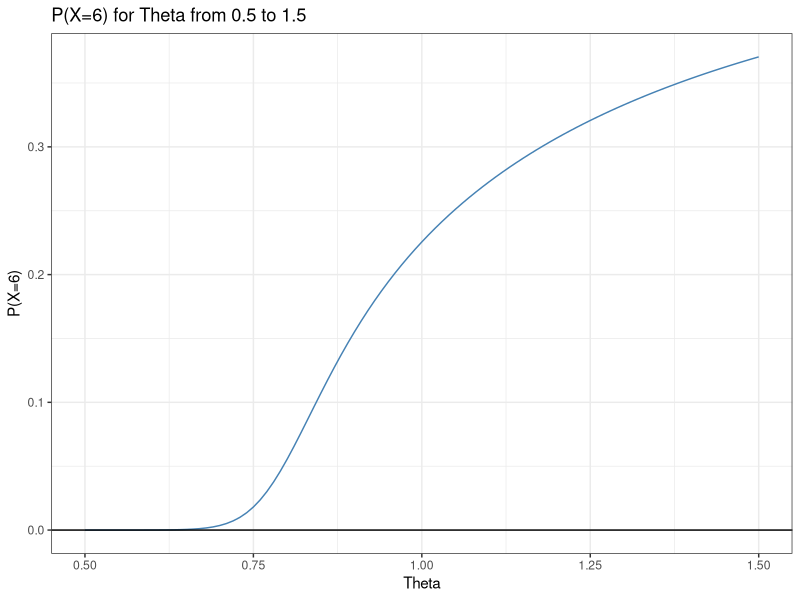
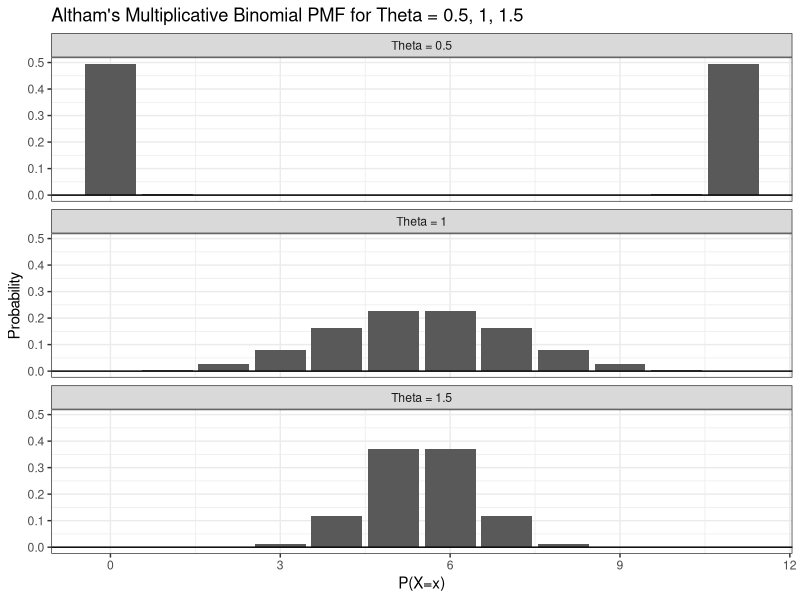

Write R code to recreate these figures, in order.
## ---- chunk 1
#| echo: false

default_chunk_hook  <- knitr::knit_hooks$get("chunk")

latex_font_size <- c("Huge", "huge", "LARGE", "Large", 
                     "large", "normalsize", "small", 
                     "footnotesize", "scriptsize", "tiny")

knitr::knit_hooks$set(chunk = function(x, options) {
  x <- default_chunk_hook(x, options)
  if(options$size %in% latex_font_size) {
    paste0("\n \\", options$size, "\n\n", 
      x, 
      "\n\n \\normalsize"
    )
  } else {
    x
  }
})
## ---- chunk 2
#| label: load-packages
#| include: false
library(tidyverse)
library(patchwork)
## ---- chunk 3
daltbinom <- function(x, size, prob, theta){
  normalizing.constant <- 0
  for(j in 0:size){
    normalizing.constant <- normalizing.constant + 
      choose(size, j) * prob^j * (1-prob)^(size-j) * theta^(j*(size-j))
  }
  # Probability Mass at x=x
  (1/normalizing.constant) *
    choose(size, x) * prob^x * (1-prob)^(size-x) * theta^(x*(size-x)) *
      (x>=0)*(x<=size)
}
## ---- chunk 4
daltbbinom.single <- function(x, size, alpha, beta, theta){
    integrand <- function(p) {
    sapply(p, # integrate will pass in a vector, so we use sapply to apply the following
           function(p_val){
             # f(x|p) * f(p|alpha, beta)
             daltbinom(x, size, p_val, theta) * dbeta(p_val, alpha, beta)
           }
    )
  }
  # Probability Mass at x=x
  # integrate(integrand, lower = 0, upper = 1)$value * (x>=0)*(x<=size)
  # I shrink the bounds below to avoid log(0)=-infinty
  # I use try() to catch when there is an error and avoid crashing
  res <- try(integrate(integrand, lower = 1e-7, upper = 1 - 1e-7)$value * 
                  (x>=0)*(x<=size), 
             silent = TRUE)
  # If there is an error, return a near-zero probability
  if(inherits(res, "try-error")) return(0.1^6)
  
  res
}
# Write a function that works on a vector
daltbbinom <- function(x, size, alpha, beta, theta){
  sapply(X=x, FUN=daltbbinom.single, size=size, alpha=alpha, beta=beta, theta=theta)
}
## ---- chunk 5
#computing probabilities
p = 0.5
thetas = seq(from=0.5,to=1.5,by=0.01)
probabilities = daltbinom(x=6,size=11,prob=p,theta=thetas)

#creating data for plots
ggdat = tibble(
    theta = thetas,
    probs = probabilities
)

#plot
  ggdat |> 
    ggplot(aes(x = theta, 
               y = probs)) +
    geom_line(color = "steelblue") +
    geom_hline(yintercept = 0) +
    ylab("P(X=6)") +
    xlab("Theta") +
    ggtitle("P(X=6) for Theta from 0.5 to 1.5") +
    theme_bw()
## ---- chunk 6
#computing PMFs
p = 0.5
x.vals = seq(from=0,to=11,by=1)

#theta=0.5
probabilities.05 = daltbinom(x=x.vals,size=11,prob=p,theta=0.5)

#theta=1
probabilities.1 = daltbinom(x=x.vals,size=11,prob=p,theta=1)

#theta=1.5
probabilities.15 = daltbinom(x=x.vals,size=11,prob=p,theta=1.5)

ggdat = tibble(
  theta = rep(c("Theta = 0.5","Theta = 1","Theta = 1.5"),each=12),
  x = rep(x.vals,3),
  prob = c(probabilities.05,probabilities.1,probabilities.15)
)

ggdat |>
  ggplot(aes(x = x,
             y = prob)) +
  facet_wrap(~ theta,ncol=1) +
  geom_bar(stat="identity") +
  geom_hline(yintercept = 0) +
  xlab("P(X=x)") +
  ylab("Probability") +
  ggtitle("Altham's Multiplicative Binomial PMF for Theta = 0.5, 1, 1.5") +
  theme_bw()
